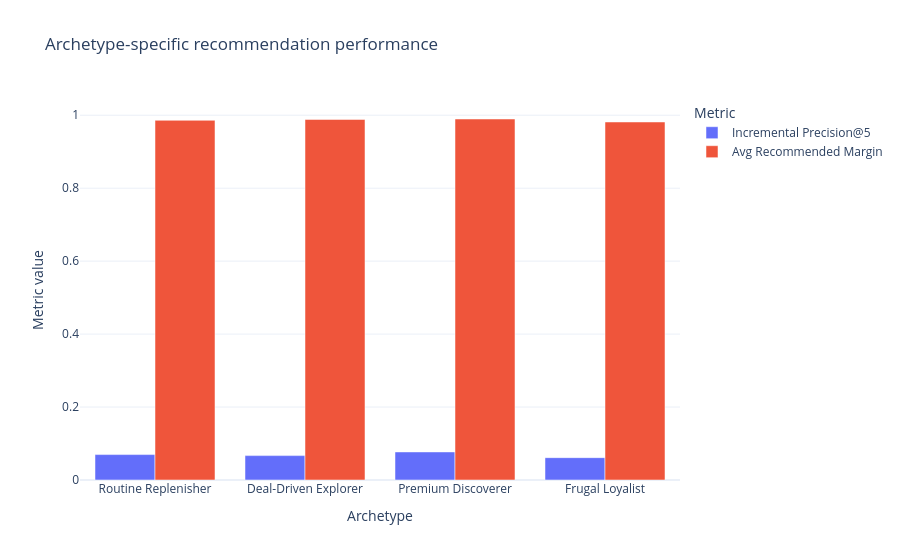

The code cell stored with this chart in its notebook:
### Code cell
performance_long = performance.melt(
    id_vars='archetype',
    value_vars=['avg_incremental_precision_at_5', 'avg_recommended_margin'],
    var_name='metric',
    value_name='value',
)
performance_long['metric'] = performance_long['metric'].map({
    'avg_incremental_precision_at_5': 'Incremental Precision@5',
    'avg_recommended_margin': 'Avg Recommended Margin',
})
fig_perf = px.bar(
    performance_long,
    x='archetype',
    y='value',
    color='metric',
    barmode='group',
    category_orders={'archetype': ARCHETYPE_ORDER},
    labels={'value': 'Metric value', 'archetype': 'Archetype', 'metric': 'Metric'},
    title='Archetype-specific recommendation performance',
)
fig_perf.update_layout(template='plotly_white')
fig_perf.write_html(FIGURES / 'archetype_performance_bar.html')
fig_perf.show()

### Figure 1 — Plotly figure (JSON) as saved in the notebook; plotly's stock layout.template omitted (floating-point values rounded to 4 significant figures)
{"data": [{"alignmentgroup": "True", "hovertemplate": "Metric=Incremental Precision@5<br>Archetype=%{x}<br>Metric value=%{y}<extra></extra>", "legendgroup": "Incremental Precision@5", "marker": {"color": "#636efa", "pattern": {"shape": ""}}, "name": "Incremental Precision@5", "offsetgroup": "Incremental Precision@5", "orientation": "v", "showlegend": true, "textposition": "auto", "type": "bar", "x": ["Routine Replenisher", "Deal-Driven Explorer", "Premium Discoverer", "Frugal Loyalist"], "xaxis": "x", "y": [0.0697, 0.06683, 0.07696, 0.06125], "yaxis": "y"}, {"alignmentgroup": "True", "hovertemplate": "Metric=Avg Recommended Margin<br>Archetype=%{x}<br>Metric value=%{y}<extra></extra>", "legendgroup": "Avg Recommended Margin", "marker": {"color": "#EF553B", "pattern": {"shape": ""}}, "name": "Avg Recommended Margin", "offsetgroup": "Avg Recommended Margin", "orientation": "v", "showlegend": true, "textposition": "auto", "type": "bar", "x": ["Routine Replenisher", "Deal-Driven Explorer", "Premium Discoverer", "Frugal Loyalist"], "xaxis": "x", "y": [0.9861, 0.9885, 0.9897, 0.9816], "yaxis": "y"}], "layout": {"barmode": "group", "legend": {"title": {"text": "Metric"}, "tracegroupgap": 0}, "title": {"text": "Archetype-specific recommendation performance"}, "xaxis": {"anchor": "y", "categoryarray": ["Routine Replenisher", "Deal-Driven Explorer", "Premium Discoverer", "Frugal Loyalist"], "categoryorder": "array", "domain": [0, 1], "title": {"text": "Archetype"}}, "yaxis": {"anchor": "x", "domain": [0, 1], "title": {"text": "Metric value"}}}}
